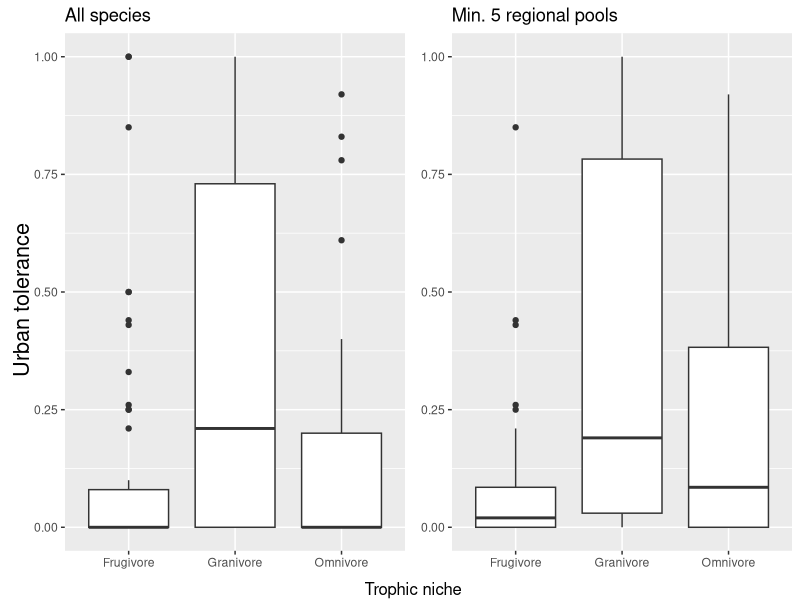
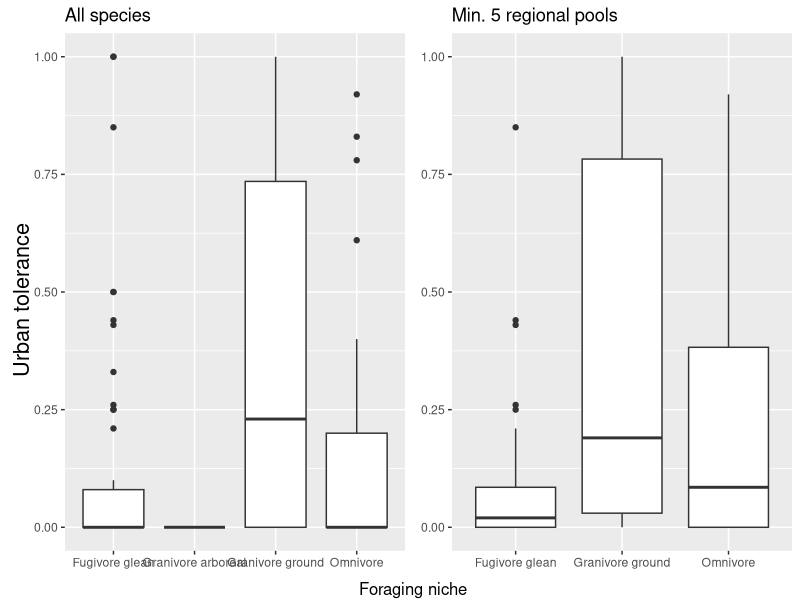
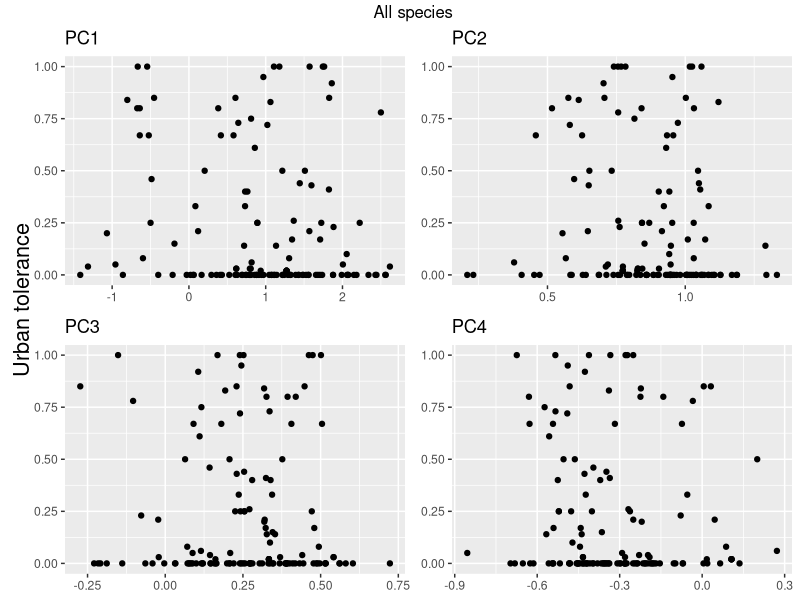
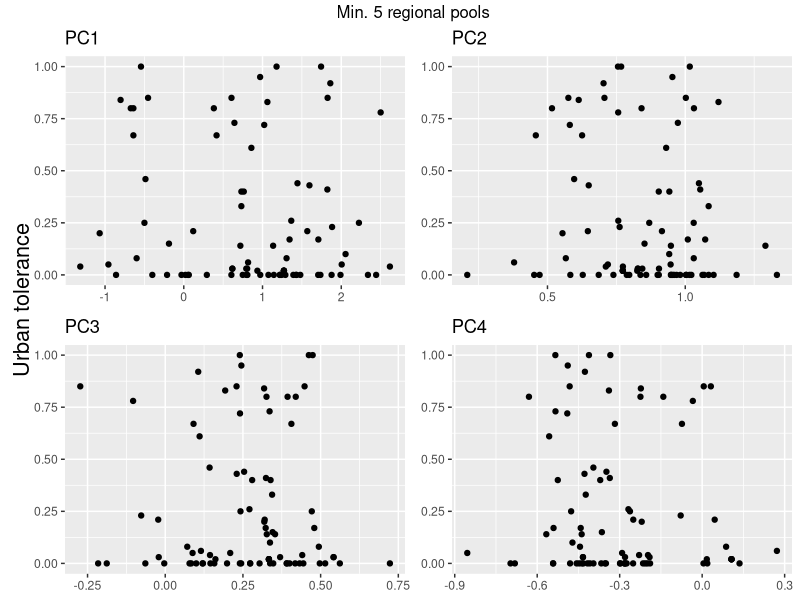

These charts were generated, in order, by the following R code:
## ---- chunk 1
library(dplyr)
library(tidyverse)
library(ggpubr)
library(grid)
rm(list = ls())

col_ut <- read_csv('./bigquery_export__columbidae_jetz_urban_tolerance.csv')
mapping <- read_csv('./bigquery_export__columbidae_taxonomic_mapping.csv')
traits <- read_csv('./bigquery_export__columbidae_feeding_guilds.csv')

pigeons = left_join(col_ut, mapping)
pigeons = left_join(pigeons, traits, by = c('species_name' = 'scientific_name'))
pigeons = pigeons[!is.na(pigeons$trophic_niche),c('jetz_scientific_name', 'region_count', 'city_count', 'urban_tolerance', 'trophic_niche', 'foraging_niche', 'pc1', 'pc2', 'pc3', 'pc4')]
pigeons$trophic_niche = as.factor(pigeons$trophic_niche)
pigeons$foraging_niche = as.factor(pigeons$foraging_niche)

pigeons5 = pigeons[pigeons$region_count >= 5,]

pigeons
## ---- chunk 2
figure1 = ggarrange(ncol = 2, nrow = 1,
  ggplot(pigeons, aes(x = trophic_niche, y = urban_tolerance)) + 
    geom_boxplot() + labs(title = "All species") + rremove("ylab") + rremove("xlab"),
  ggplot(pigeons5, aes(x = trophic_niche, y = urban_tolerance)) + 
    geom_boxplot() + labs(title = "Min. 5 regional pools") + rremove("ylab") + rremove("xlab")
)

annotate_figure(figure1, left = textGrob("Urban tolerance", rot = 90, vjust = 1, gp = gpar(cex = 1.3)),
                    bottom = textGrob("Trophic niche"))
## ---- chunk 3
figure2 = ggarrange(ncol = 2, nrow = 1,
  ggplot(pigeons, aes(x = foraging_niche, y = urban_tolerance)) + 
    geom_boxplot() + labs(title = "All species") + rremove("ylab") + rremove("xlab"),
  ggplot(pigeons5, aes(x = foraging_niche, y = urban_tolerance)) + 
    geom_boxplot() + labs(title = "Min. 5 regional pools") + rremove("ylab") + rremove("xlab")
)

annotate_figure(figure2, left = textGrob("Urban tolerance", rot = 90, vjust = 1, gp = gpar(cex = 1.3)),
                    bottom = textGrob("Foraging niche"))
## ---- chunk 4
figure3 = ggarrange(ncol = 2, nrow = 2,
  ggplot(pigeons, aes(x = pc1, y = urban_tolerance)) + 
    geom_point() + labs(title = "PC1") + rremove("ylab") + rremove("xlab"),
  ggplot(pigeons, aes(x = pc2, y = urban_tolerance)) + 
    geom_point() + labs(title = "PC2") + rremove("ylab") + rremove("xlab"),
  ggplot(pigeons, aes(x = pc3, y = urban_tolerance)) + 
    geom_point() + labs(title = "PC3") + rremove("ylab") + rremove("xlab"),
  ggplot(pigeons, aes(x = pc4, y = urban_tolerance)) + 
    geom_point() + labs(title = "PC4") + rremove("ylab") + rremove("xlab")
)

annotate_figure(figure3, left = textGrob("Urban tolerance", rot = 90, vjust = 1, gp = gpar(cex = 1.3)), top = textGrob("All species"))
## ---- chunk 5
figure4 = ggarrange(ncol = 2, nrow = 2,
  ggplot(pigeons5, aes(x = pc1, y = urban_tolerance)) + 
    geom_point() + labs(title = "PC1") + rremove("ylab") + rremove("xlab"),
  ggplot(pigeons5, aes(x = pc2, y = urban_tolerance)) + 
    geom_point() + labs(title = "PC2") + rremove("ylab") + rremove("xlab"),
  ggplot(pigeons5, aes(x = pc3, y = urban_tolerance)) + 
    geom_point() + labs(title = "PC3") + rremove("ylab") + rremove("xlab"),
  ggplot(pigeons5, aes(x = pc4, y = urban_tolerance)) + 
    geom_point() + labs(title = "PC4") + rremove("ylab") + rremove("xlab")
)

annotate_figure(figure4, left = textGrob("Urban tolerance", rot = 90, vjust = 1, gp = gpar(cex = 1.3)), top = textGrob("Min. 5 regional pools"))
